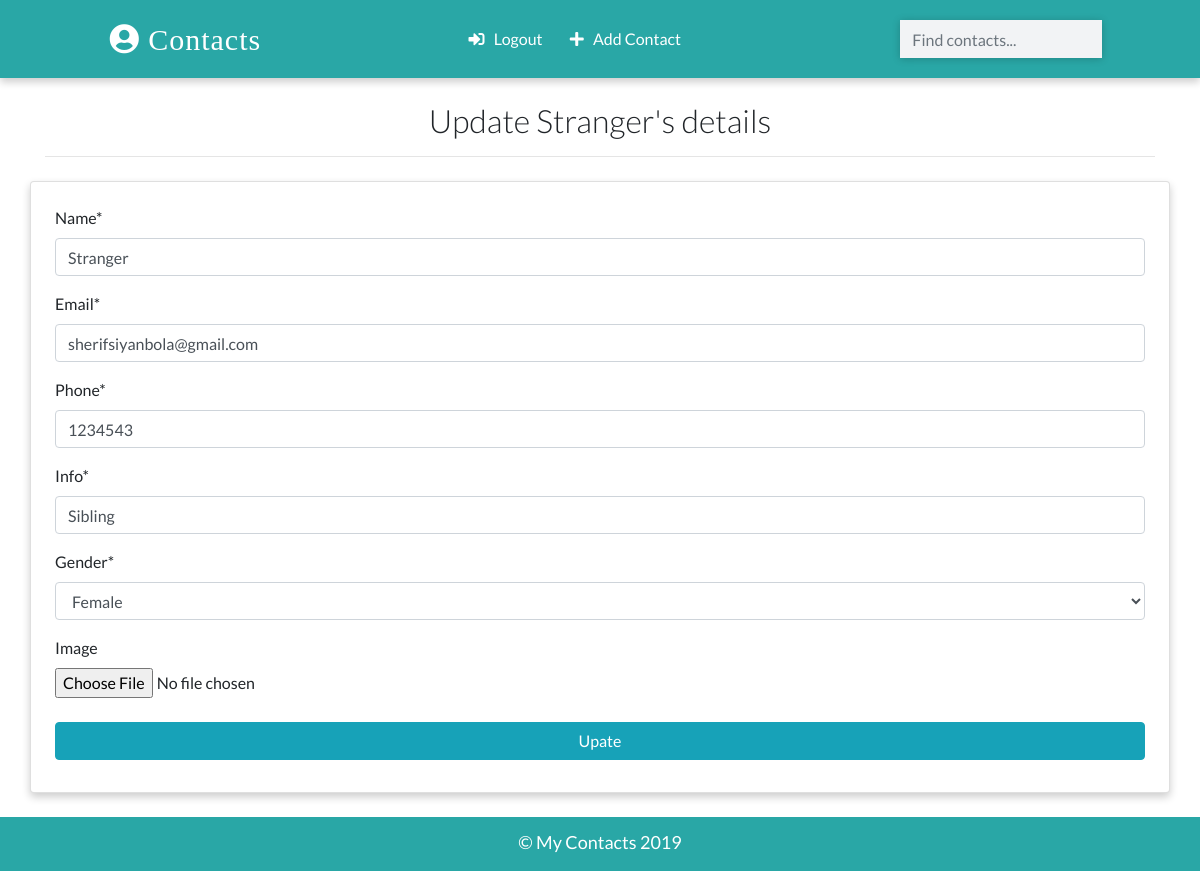
The app's page /contacts/update/4 (signed in) with its own data.
### app/models.py (models this page shows)
class Contact(models.Model):
    manager = models.ForeignKey(User, on_delete=models.CASCADE, default=None)
    name = models.CharField(max_length=100)
    email = models.EmailField(max_length=100)
    phone = models.IntegerField()
    info = models.CharField(max_length=100)
    gender = models.CharField(max_length=100, choices=(
        ('male', 'Male'),
        ('female', 'Female')
    ))
    image = models.ImageField(upload_to='images/', blank=True)
    date_added = models.DateTimeField(default=datetime.now)
    def __str__(self):
        return self.name
    class Meta:
        ordering = ['-id']

### app/views.py (the view, shortened to what this page needs)
# urls.py: path('contacts/update/<int:pk>', views.ContactUpdateView.as_view(), name="update"),
class ContactUpdateView(LoginRequiredMixin, UpdateView):
    model = Contact
    template_name = 'update.html'
    fields = ['name', 'email', 'phone', 'info', 'gender','image']

### templates/update.html (shortened to what this page needs)
{% extends 'base.html' %}
{% load crispy_forms_tags %}
{% load static %}
{% block content %}
    <div class = "container">
        <h2 class = "heading font-weight-light text-center">Update {{ contact }}'s details</h2>
        <hr>
    </div>
    <div class = "container w-26 card p-4 mt-4">
        <form action="" method="POST" enctype="multipart/form-data">
        {{form|crispy}}
        <input type = "submit" value = "Upate" class = "w-100 text-white text-center my-2 btn btn-info">
        </form>
    </div>
{% endblock content %}

### static/css/main.css (style rules this page uses)
:root { --back: #29a7a6; --girl: #e64298; --boy: #2874dd; }
body { font-family: Lato, sans-serif; }
.card { box-shadow: 0 4px 8px 0 rgba(0, 0, 0, 0.2); transition: 0.3s; min-width: 250px; box-sizing: border-box; }

### records on screen
Contact: name "Stranger", email "sherifsiyanbola@gmail.com", phone "1234543", info "Sibling", gender "Female"
